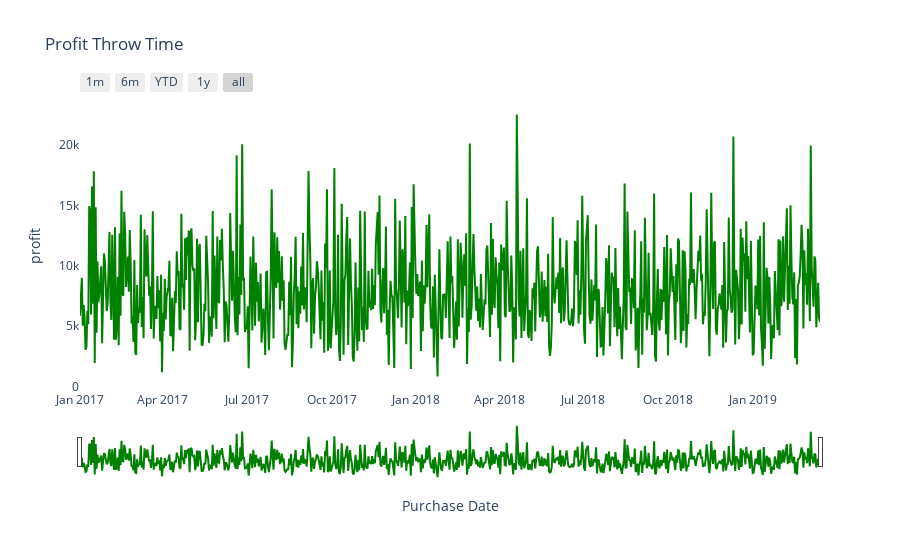

Notebook source saved alongside this figure:
### Markdown cell above
### with this line chart we can investigate simple compony profits in 5 levels:<br>
1) profit by month<br>
2) profit by half a year<br>
3) profit by year to date<br>
4) profit by year<br>

### Code cell
df_profit = orders.groupby('Purchase Date').sum().reset_index()
fig = px.line(df_profit, x='Purchase Date', y='profit', title = "Profit Throw Time",color_discrete_sequence = ['green'])
fig.update_xaxes(
    rangeslider_visible=True,
    rangeselector=dict(
        buttons=list([
            dict(count=1, label="1m", step="month", stepmode="backward"),
            dict(count=6, label="6m", step="month", stepmode="backward"),
            dict(count=1, label="YTD", step="year", stepmode="todate"),
            dict(count=1, label="1y", step="year", stepmode="backward"),
            dict(step="all")
        ])
    )
)
fig.layout.plot_bgcolor = '#fff'
fig.show()

### Figure 1 — Plotly figure (JSON) as saved in the notebook; plotly's stock layout.template omitted (floating-point values rounded to 4 significant figures; data arrays with more than 128 entries replaced by an {"elided": "..."} marker saying what was removed)
{"data": [{"hovertemplate": "Purchase Date=%{x}<br>profit=%{y}<extra></extra>", "legendgroup": "", "line": {"color": "green", "dash": "solid"}, "mode": "lines", "name": "", "showlegend": false, "type": "scatter", "x": {"elided": "804 str values"}, "xaxis": "x", "y": {"elided": "804 float values"}, "yaxis": "y"}], "layout": {"legend": {"tracegroupgap": 0}, "plot_bgcolor": "#fff", "title": {"text": "Profit Throw Time"}, "xaxis": {"anchor": "y", "domain": [0, 1], "rangeselector": {"buttons": [{"count": 1, "label": "1m", "step": "month", "stepmode": "backward"}, {"count": 6, "label": "6m", "step": "month", "stepmode": "backward"}, {"count": 1, "label": "YTD", "step": "year", "stepmode": "todate"}, {"count": 1, "label": "1y", "step": "year", "stepmode": "backward"}, {"step": "all"}]}, "rangeslider": {"visible": true}, "title": {"text": "Purchase Date"}}, "yaxis": {"anchor": "x", "domain": [0, 1], "title": {"text": "profit"}}}}
